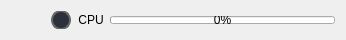
              <widget class="QFrame" name="bottomFrame">
               <property name="sizePolicy">
                <sizepolicy hsizetype="Preferred" vsizetype="Minimum">
                 <horstretch>0</horstretch>
                 <verstretch>0</verstretch>
                </sizepolicy>
               </property>
               <property name="minimumSize">
                <size>
                 <width>0</width>
                 <height>40</height>
                </size>
               </property>
               <property name="maximumSize">
                <size>
                 <width>16777215</width>
                 <height>40</height>
                </size>
               </property>
               <property name="styleSheet">
                <string notr="true"/>
               </property>
               <layout class="QHBoxLayout" name="horizontalLayout_11">
                <item>
                 <spacer name="horizontalSpacer_2">
                  <property name="orientation">
                   <enum>Qt::Horizontal</enum>
                  </property>
                  <property name="sizeHint" stdset="0">
                   <size>
                    <width>40</width>
                    <height>20</height>
                   </size>
                  </property>
                 </spacer>
                </item>
                <item>
                 <widget class="QRadioButton" name="bottomFrame_checkBox_cpuToggle">
                  <property name="maximumSize">
                   <size>
                    <width>21</width>
                    <height>21</height>
                   </size>
                  </property>
                  <property name="cursor">
                   <cursorShape>PointingHandCursor</cursorShape>
                  </property>
                  <property name="toolTip">
                   <string>Toggle CpuUsage</string>
                  </property>
                  <property name="styleSheet">
                   <string notr="true">QRadioButton::indicator {
    border: 2px solid rgb(103, 103, 103);
	width: 16px;
	height: 16px;
	border-radius: 10px;
    background: rgb(44, 49, 60);
}
QRadioButton::indicator:hover {
    border: 2px solid rgb(141, 141, 141);
}
QRadioButton::indicator:checked {
    background: 3px solid rgb(186, 251, 0);
}</string>
                  </property>
                  <property name="text">
                   <string/>
                  </property>
                 </widget>
                </item>
                <item>
                 <widget class="QLabel" name="label_11">
                  <property name="sizePolicy">
                   <sizepolicy hsizetype="Fixed" vsizetype="Fixed">
                    <horstretch>0</horstretch>
                    <verstretch>0</verstretch>
                   </sizepolicy>
                  </property>
                  <property name="maximumSize">
                   <size>
                    <width>16777215</width>
                    <height>20</height>
                   </size>
                  </property>
                  <property name="styleSheet">
                   <string notr="true"/>
                  </property>
                  <property name="text">
                   <string>CPU</string>
                  </property>
                  <property name="alignment">
                   <set>Qt::AlignCenter</set>
                  </property>
                 </widget>
                </item>
                <item>
                 <widget class="QProgressBar" name="chatPage_CPUprogressBar">
                  <property name="sizePolicy">
                   <sizepolicy hsizetype="Preferred" vsizetype="Fixed">
                    <horstretch>0</horstretch>
                    <verstretch>0</verstretch>
                   </sizepolicy>
                  </property>
                  <property name="minimumSize">
                   <size>
                    <width>225</width>
                    <height>8</height>
                   </size>
                  </property>
                  <property name="maximumSize">
                   <size>
                    <width>225</width>
                    <height>8</height>
                   </size>
                  </property>
                  <property name="styleSheet">
                   <string notr="true"/>
                  </property>
                  <property name="minimum">
                   <number>0</number>
                  </property>
                  <property name="maximum">
                   <number>100</number>
                  </property>
                  <property name="value">
                   <number>0</number>
                  </property>
                  <property name="textVisible">
                   <bool>true</bool>
                  </property>
                  <property name="invertedAppearance">
                   <bool>false</bool>
                  </property>
                  <property name="textDirection">
                   <enum>QProgressBar::TopToBottom</enum>
                  </property>
                  <property name="format">
                   <string>%p%</string>
                  </property>
                 </widget>
                </item>
               </layout>
              </widget>
